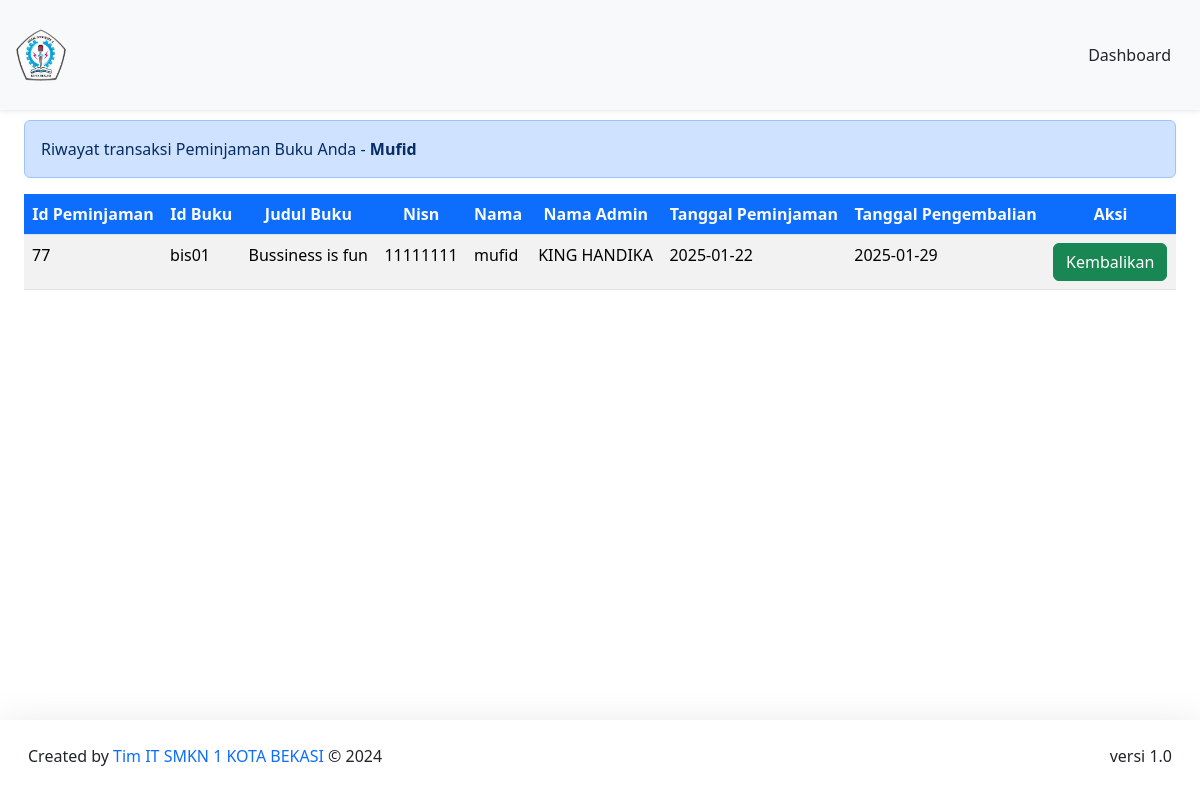
Page /DashboardMember/formPeminjaman/TransaksiPeminjaman.php (signed in) on the committed database.
### tables this page shows
CREATE TABLE `peminjaman` (
  `id_peminjaman` int(11) NOT NULL,
  `id_buku` varchar(20) NOT NULL,
  `nisn` int(11) NOT NULL,
  `id_admin` int(11) NOT NULL,
  `tgl_peminjaman` date NOT NULL,
  `tgl_pengembalian` date NOT NULL
);

CREATE TABLE `buku` (
  `cover` varchar(255) NOT NULL,
  `id_buku` varchar(20) NOT NULL,
  `kategori` varchar(255) NOT NULL,
  `judul` varchar(255) NOT NULL,
  `pengarang` varchar(255) NOT NULL,
  `penerbit` varchar(255) NOT NULL,
  `tahun_terbit` date NOT NULL,
  `jumlah_halaman` int(11) NOT NULL,
  `buku_deskripsi` text NOT NULL
);

CREATE TABLE `member` (
  `nisn` int(11) NOT NULL,
  `kode_member` varchar(12) NOT NULL,
  `nama` varchar(255) NOT NULL,
  `password` varchar(255) NOT NULL,
  `jenis_kelamin` varchar(20) NOT NULL,
  `kelas` varchar(5) NOT NULL,
  `jurusan` varchar(50) NOT NULL,
  `no_tlp` varchar(15) NOT NULL,
  `tgl_pendaftaran` date NOT NULL
);

### config/config.php (called while the page is built, shortened)
<?php
$host = "127.0.0.1";
$username = "root";
$password = "";
$database_name = "perpustakaan";
$connection = mysqli_connect($host, $username, $password, $database_name);
function queryReadData($dataKategori) {
  global $connection;
  $result = mysqli_query($connection, $dataKategori);
  $items = [];
  while($item = mysqli_fetch_assoc($result)) {
    $items[] = $item;
  }
  return $items;
}
?>

### DashboardMember/formPeminjaman/TransaksiPeminjaman.php (the view, shortened to what this page needs)
<?php
require "../../config/config.php";
$akunMember = $_SESSION["member"]["nisn"];
$dataPinjam = queryReadData("SELECT peminjaman.id_peminjaman, peminjaman.id_buku, buku.judul, peminjaman.nisn, member.nama, admin.nama_admin, peminjaman.tgl_peminjaman, peminjaman.tgl_pengembalian
FROM peminjaman
INNER JOIN buku ON peminjaman.id_buku = buku.id_buku
INNER JOIN member ON peminjaman.nisn = member.nisn
INNER JOIN admin ON peminjaman.id_admin = admin.id
WHERE peminjaman.nisn = $akunMember");
?>
<!DOCTYPE html>
<html lang="en">
  <head>
    <link href="https://cdn.jsdelivr.net/npm/bootstrap@5.3.2/dist/css/bootstrap.min.css" rel="stylesheet">
  </head>
  <body>
     <nav class="navbar fixed-top bg-body-tertiary shadow-sm">
      <div class="container-fluid p-3">
        <a class="navbar-brand" href="#">
        <img src="../../assets/smkn1.png" alt="logo" width="50px">
        </a>
        <a class="btn btn-tertiary" href="../dashboardMember.php">Dashboard</a>
      </div>
    </nav>
  <div class="p-4 mt-5">
    <div class="mt-5 alert alert-primary" role="alert">Riwayat transaksi Peminjaman Buku Anda - <span class="fw-bold text-capitalize"><?php echo htmlentities($_SESSION["member"]["nama"]); ?></span></div>
  <div class="table-responsive mt-3">
    <table class="table table-striped table-hover">
     <thead class="text-center">
      <tr>
        <th class="bg-primary text-light">Id Peminjaman</th>
        <th class="bg-primary text-light">Id Buku</th>
        <th class="bg-primary text-light">Judul Buku</th>
        <th class="bg-primary text-light">Nisn</th>
        <th class="bg-primary text-light">Nama</th>
        <th class="bg-primary text-light">Nama Admin</th>
        <th class="bg-primary text-light">Tanggal Peminjaman</th>
        <th class="bg-primary text-light">Tanggal Pengembalian</th>
        <th class="bg-primary text-light">Aksi</th>
      </tr>
      </thead>
      <tr>
      <?php foreach ($dataPinjam as $item) : ?>
        <td><?= $item["id_peminjaman"]; ?></td>
        <td><?= $item["id_buku"]; ?></td>
        <td><?= $item["judul"]; ?></td>
        <td><?= $item["nisn"]; ?></td>
        <td><?= $item["nama"]; ?></td>
        <td><?= $item["nama_admin"]; ?></td>
        <td><?= $item["tgl_peminjaman"]; ?></td>
        <td><?= $item["tgl_pengembalian"]; ?></td>
        <td>
          <a class="btn btn-success" href="pengembalianBuku.php?id=<?= $item["id_peminjaman"]; ?>"> Kembalikan</a>
        </td>
      <?php endforeach; ?>
      </tr>
    </table>
    </div>
  </div>
  <footer class="fixed-bottom shadow-lg bg-subtle p-3">
      <div class="container-fluid d-flex justify-content-between">
      <p class="mt-2">Created by <span class="text-primary"> Tim IT SMKN 1 KOTA BEKASI</span> © 2024</p>
      <p class="mt-2">versi 1.0</p>
      </div>
  </footer>
  </body>
</html>

### rows in the picture
peminjaman: id_peminjaman "77", id_buku "bis01", id_buku.judul "Bussiness is fun", nisn "11111111", nisn.nama "mufid", id_admin.nama_admin "KING HANDIKA", tgl_peminjaman "2025-01-22", tgl_pengembalian "2025-01-29"

### other values in the picture
$_SESSION["member"]["nama"] "Mufid"
